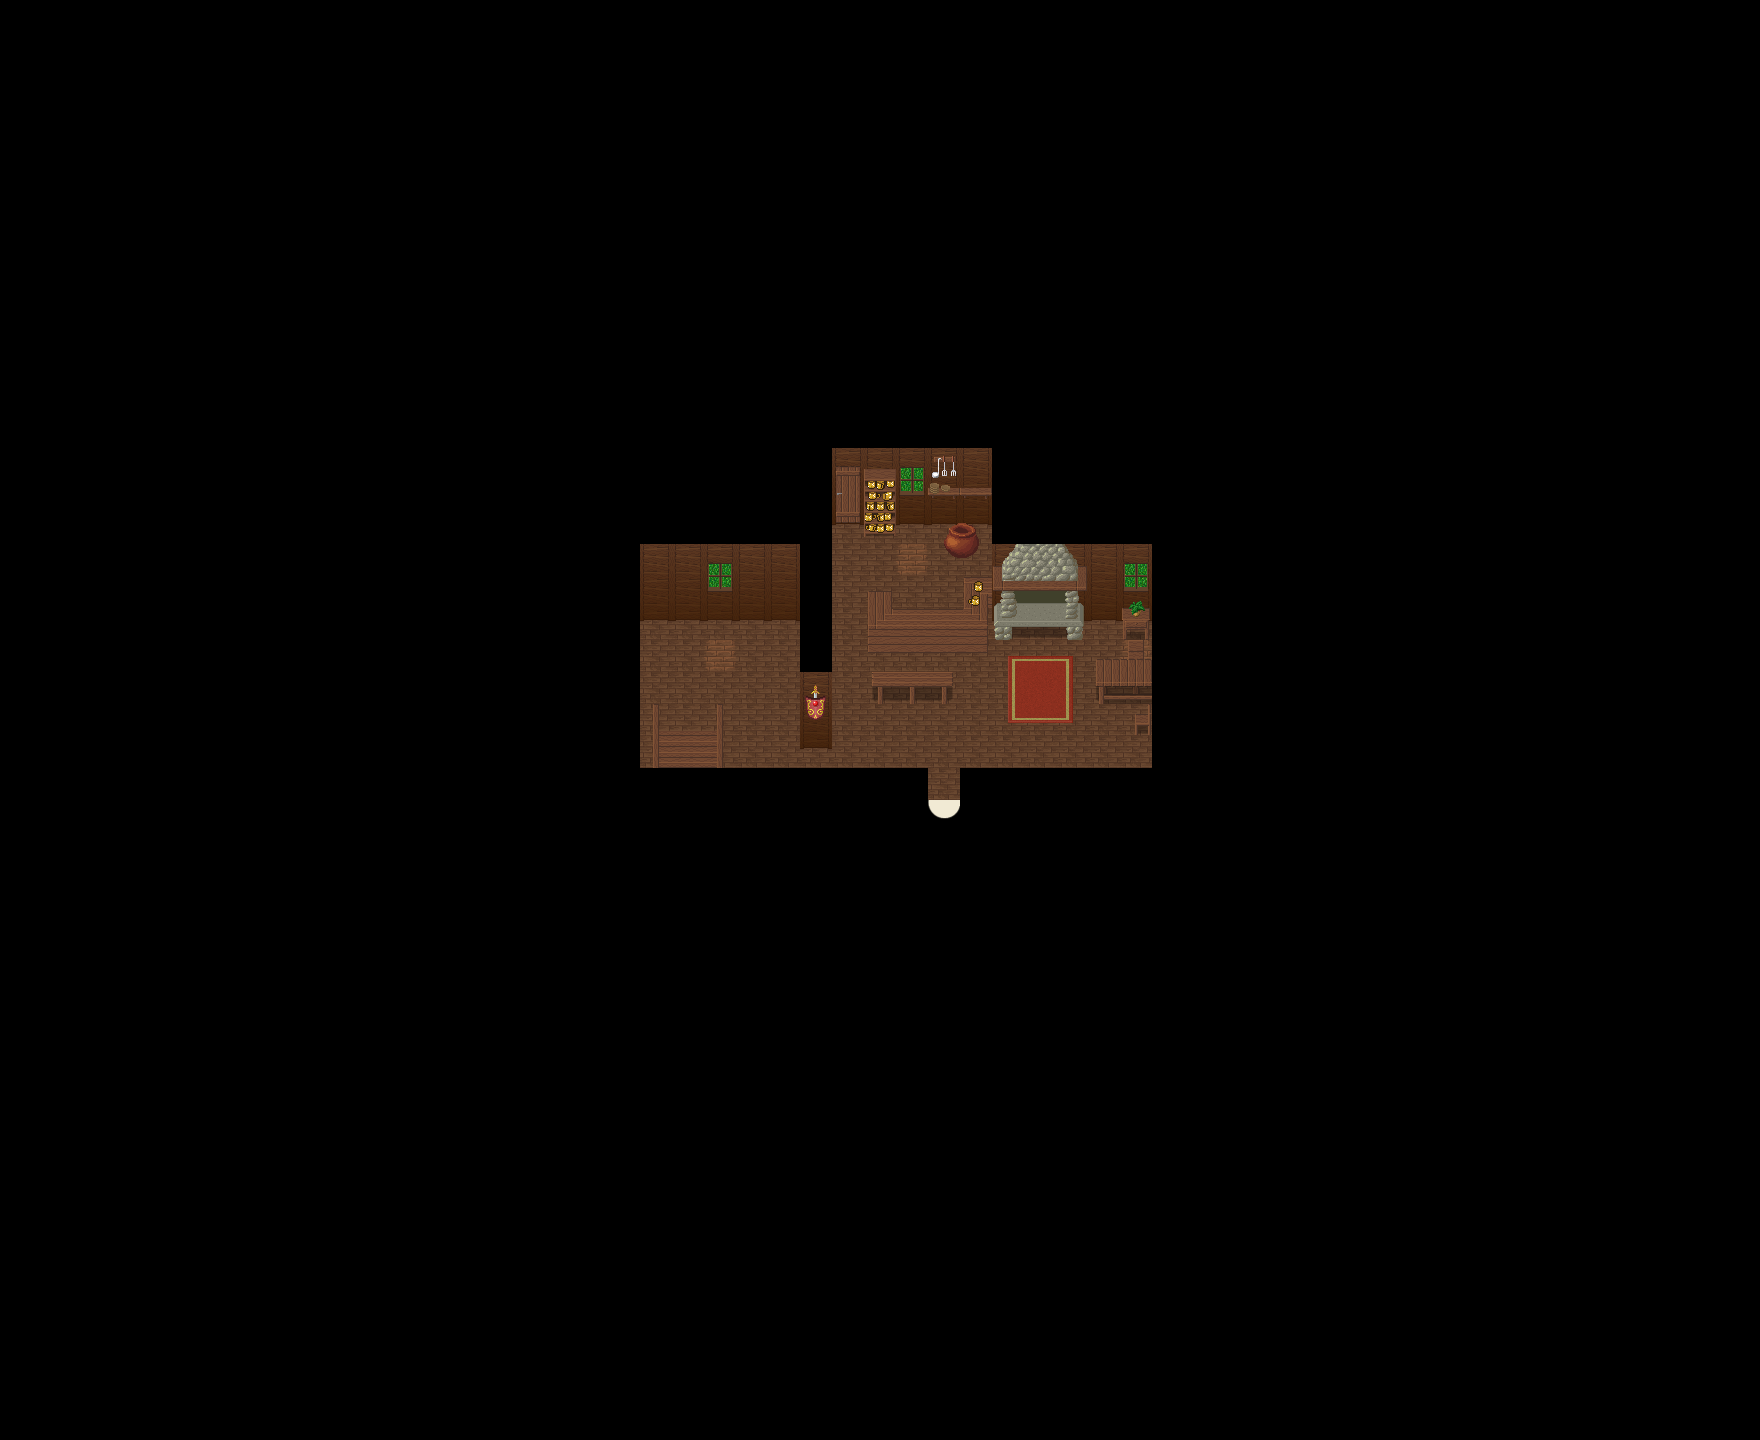

Below is a game level as drawn by its tile map, then a one-line description and the .tmx that defines it (tile-layer data replaced by summaries):
An orthogonal 55x45 tile map with 32x32 px tiles, 3 tile layers (Ground, Fringe, Over), 1 hidden layer not drawn, 4 tilesets and 4 objects (2x warp, particle_effect, SCRIPT).

<map version="1.0" orientation="orthogonal" width="55" height="45" tilewidth="32" tileheight="32">
 <tileset firstgid="1" name="woodland_indoor" tilewidth="32" tileheight="32">
  <image source="../tilesets/woodland_indoor.png" width="512" height="512" />
 </tileset>
 <tileset firstgid="257" name="woodland_indoor_x2" tilewidth="32" tileheight="64">
  <image source="../tilesets/woodland_indoor_x2.png" width="512" height="64" />
 </tileset>
 <tileset firstgid="273" name="woodland_indoor_x3" tilewidth="32" tileheight="96">
  <image source="../tilesets/woodland_indoor_x3.png" width="512" height="96" />
 </tileset>
 <tileset firstgid="289" name="collision" tilewidth="32" tileheight="32">
  <image source="../tilesets/collision.png" trans="000000" width="64" height="32" />
 </tileset>
 <layer name="Ground" width="55" height="45">
  <data>[2475 cells, 2475 non-empty, 17 distinct tile ids]</data>
 </layer>
 <layer name="Fringe" width="55" height="45">
  <data>[2475 cells, 40 non-empty, 37 distinct tile ids]</data>
 </layer>
 <layer name="Over" width="55" height="45">
  <data>[2475 cells, 23 non-empty, 9 distinct tile ids]</data>
 </layer>
 <layer name="Collision" width="55" height="45" visible="0">
  <data>[2475 cells, 2395 non-empty, 1 distinct tile ids]</data>
 </layer>
 <objectgroup name="Objects" width="55" height="45">
  <object name="particles/fireplace.particle.xml" type="particle_effect" x="1024" y="608" width="32" height="32" />
  <object name="to farm1" type="warp" x="928" y="800" width="32" height="32">
   <properties>
    <property name="dest_map" value="farm1" />
    <property name="dest_x" value="2192" />
    <property name="dest_y" value="1136" />
   </properties>
  </object>
  <object name="to tavern basement" type="warp" x="672" y="736" width="32" height="32">
   <properties>
    <property name="dest_map" value="farm1_tavern1_basement1" />
    <property name="dest_x" value="688" />
    <property name="dest_y" value="656" />
   </properties>
  </object>
  <object name="External Map Events" type="SCRIPT" x="32" y="32" width="128" height="32">
   <properties>
    <property name="FILENAME" value="scripts/maps/farm1_tavern1.lua" />
   </properties>
  </object>
 </objectgroup>
</map>
